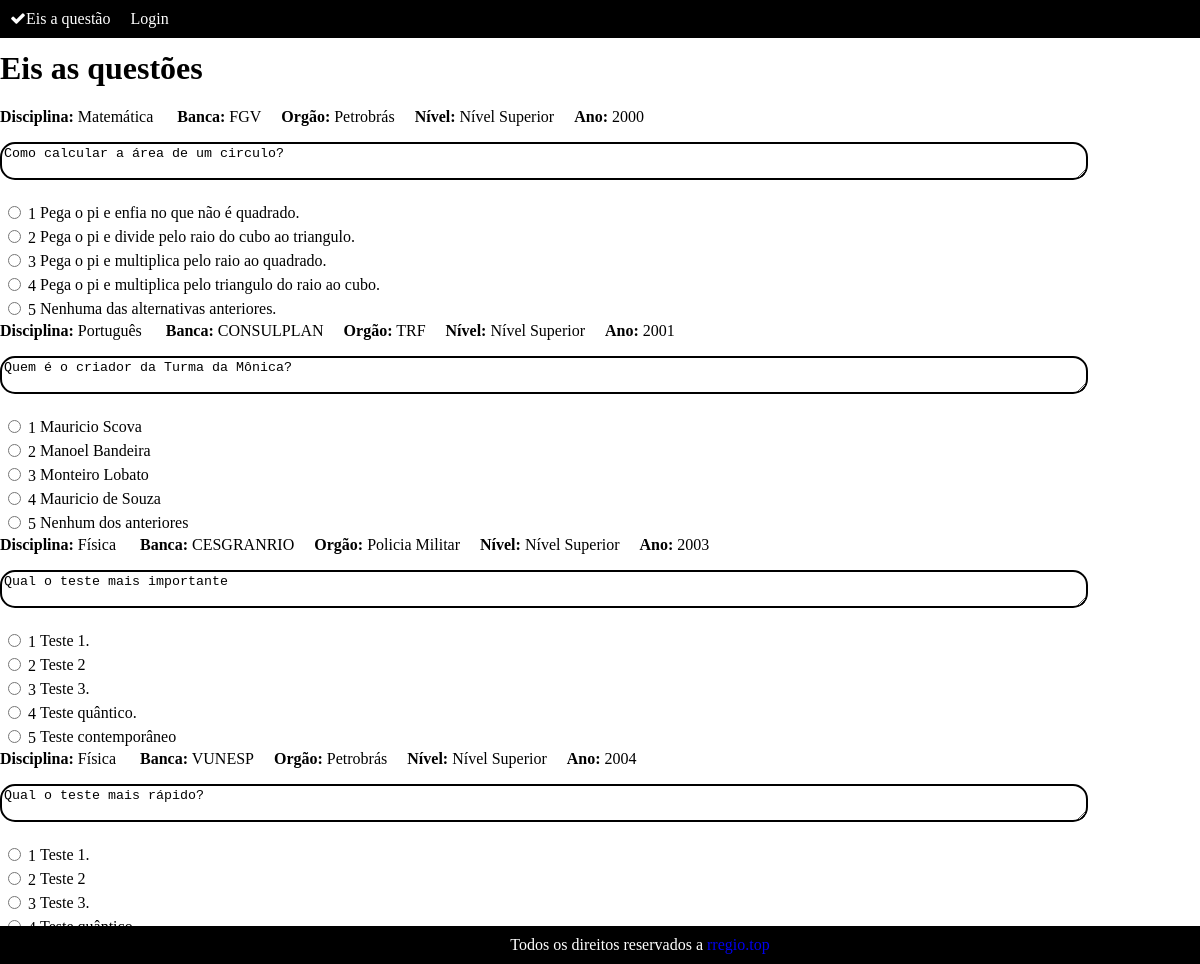
Page /questoes/ on the committed database.
### questoes/models.py (models this page shows)
class Pergunta(models.Model):
    texto=models.TextField()
    respondida=models.BooleanField(default=False)
    correta=models.BooleanField(default=False)
    disciplina=models.ForeignKey('Disciplina', on_delete=models.CASCADE, related_name='pergunta')
    ano=models.ForeignKey('Ano', on_delete=models.CASCADE, related_name='pergunta')
    orgao=models.ForeignKey('Orgao', on_delete=models.CASCADE, related_name='pergunta')
    nivel=models.ForeignKey('Nivel', on_delete=models.CASCADE, related_name='pergunta')
    banca=models.ForeignKey('Banca', on_delete=models.CASCADE, related_name='pergunta')

class Disciplina(models.Model):
    descricao = models.CharField(max_length=50,unique = True)
    def __str__(self):
        return self.descricao

class Banca(models.Model):
    descricao = models.CharField(max_length=50,unique = True)
    def __str__(self):
        return self.descricao

class Orgao(models.Model):
    descricao = models.CharField(max_length=50,unique = True)
    def __str__(self):
        return self.descricao

class Nivel(models.Model):
    descricao = models.CharField(max_length=50,unique = True)
    def __str__(self):
        return self.descricao

class Ano(models.Model):
    descricao = models.CharField(max_length=4,unique = True)
    def __str__(self):
        return self.descricao

class Alternativa(models.Model):
    texto=models.TextField()
    correta=models.BooleanField(default=False)
    selecionada=models.BooleanField(default=False)
    pergunta=models.ForeignKey('Pergunta',on_delete=models.CASCADE,related_name='alternativa')

### questoes/views.py (the view)
# urls.py: path('', views.index,name='index'),
def index(request):
    perguntas=Pergunta.objects.all()
    return render(request, 'index.html', {'perguntas' : perguntas})

### questoes/templates/index.html
{% extends 'base.html' %}
{% block content %}
<h1>Eis as questões</h1>
{% for pergunta in perguntas %}
<div class="card">
    <div class="card-cabecalho text-muted">
        <b>Disciplina:</b> {{ pergunta.disciplina }} &nbsp;&nbsp;&nbsp;&nbsp;
        <b>Banca:</b> {{ pergunta.banca }}&nbsp;&nbsp;&nbsp;&nbsp;
        <b>Orgão:</b> {{ pergunta.orgao }}&nbsp;&nbsp;&nbsp;&nbsp;
        <b>Nível:</b> {{ pergunta.nivel }}&nbsp;&nbsp;&nbsp;&nbsp;
        <b>Ano:</b> {{ pergunta.ano }}&nbsp;&nbsp;&nbsp;&nbsp;
    </div>
    <div class="card-corpo">
        <p class="card-texto">
            <textarea class="entrada" readonly contenteditable="false">{{ pergunta.texto }}</textarea>
        </p>
    </div>
    <table class="tabela">
        {% for alternativa in pergunta.alternativa.all %}
            <tr>
                <td width="7%" heigth="50px">
                    <input type="radio" name="{{ pergunta.id }}" id="{{ alternativa.id }}" value="{{ alternativa.id }}"> {{ forloop.counter }}
                </td>
                <td>
                    <label for="{{ alternativa.id }}">{{ alternativa.texto }}</label>
                </td>
            </tr>
        {% endfor %}
    </table>
</div>
{% endfor %}
{% endblock %}

### core/static/css/my_style.css (style rules this page uses)
body { margin: 0; padding: 0; }
.entrada { border: 2px solid black; border-radius: 15px; width: 90%; }

### rows in the picture
Pergunta: disciplina "Matemática", banca "FGV", orgao "Petrobrás", nivel "Nível Superior", ano "2000", texto "Como calcular a área de um circulo?"
Alternativa: texto "Pega o pi e enfia no que não é quadrado."
Alternativa: texto "Pega o pi e divide pelo raio do cubo ao triangulo."
Alternativa: texto "Pega o pi e multiplica pelo raio ao quadrado."
Alternativa: texto "Pega o pi e multiplica pelo triangulo do raio ao cubo."
Alternativa: texto "Nenhuma das alternativas anteriores."
Pergunta: disciplina "Português", banca "CONSULPLAN", orgao "TRF", nivel "Nível Superior", ano "2001", texto "Quem é o criador da Turma da Mônica?"
Alternativa: texto "Mauricio Scova"
Alternativa: texto "Manoel Bandeira"
Alternativa: texto "Monteiro Lobato"
Alternativa: texto "Mauricio de Souza"
Alternativa: texto "Nenhum dos anteriores"
Pergunta: disciplina "Física", banca "CESGRANRIO", orgao "Policia Militar", nivel "Nível Superior", ano "2003", texto "Qual o teste mais importante"
Alternativa: texto "Teste 1."
Alternativa: texto "Teste 2"
Alternativa: texto "Teste 3."
Alternativa: texto "Teste quântico."
Alternativa: texto "Teste contemporâneo"
Pergunta: disciplina "Física", banca "VUNESP", orgao "Petrobrás", nivel "Nível Superior", ano "2004", texto "Qual o teste mais rápido?"
Alternativa: texto "Teste 1."
Alternativa: texto "Teste 2"
Alternativa: texto "Teste 3."
